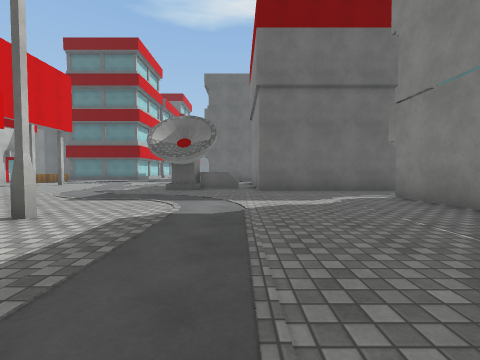
[1] (above)

24 first-person views from a walk through a Unity game level. The camera is 1.2 m above the floor, tilts 2° down and sees 90° across. The floor is counted in squares, 2 m on a side. Each view is taken from the middle of a square. On the plan, view 1 faces up. The plan holds only what a view shows up to about 9 squares ahead; the rest is blank. The place goes on beyond the plan. Surface patterns are stand-ins for the level's own textures.

[2]
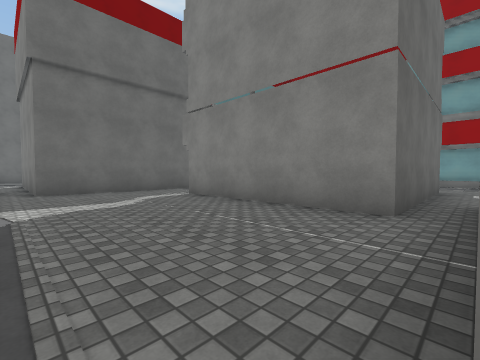

[3]
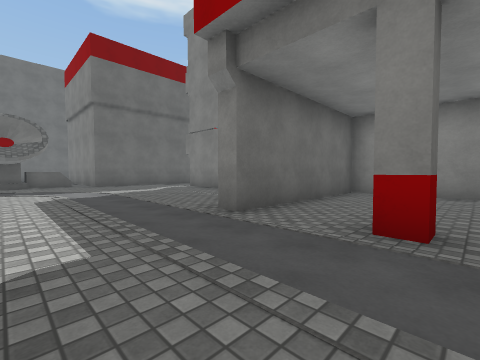

[4]
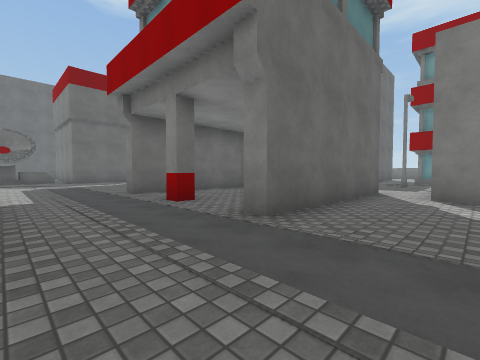

[5]
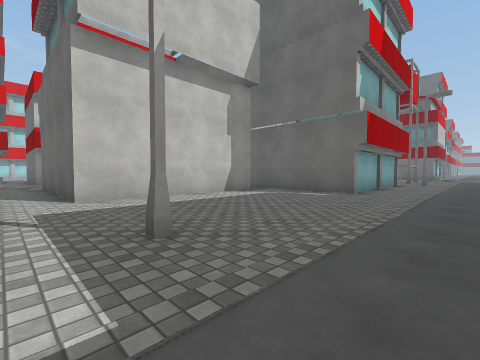

[6]
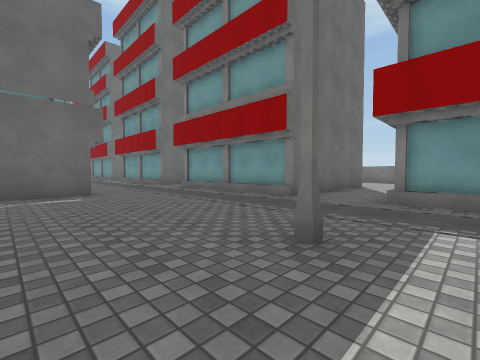

[7]
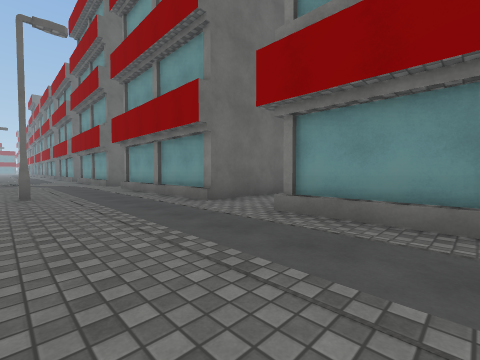

[8]
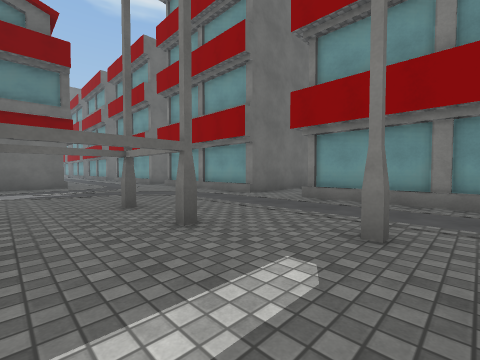

[9]
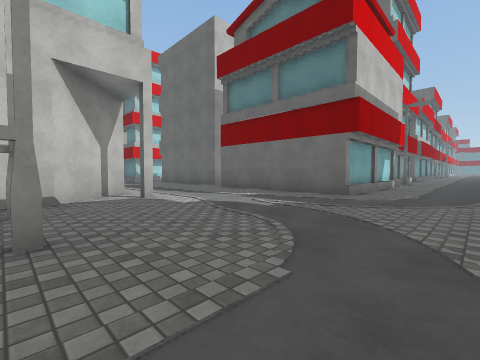

[10]
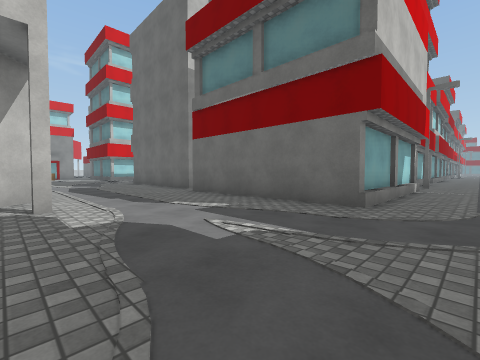

[11]
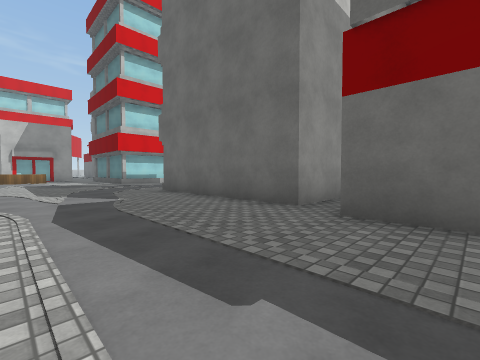

[12]
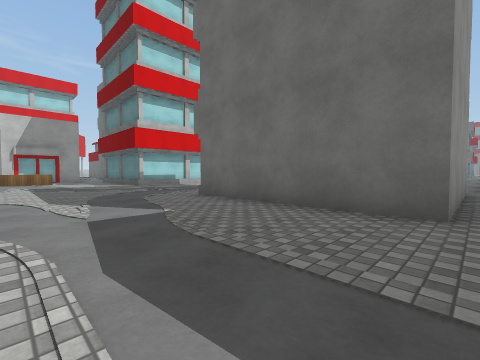

[13]
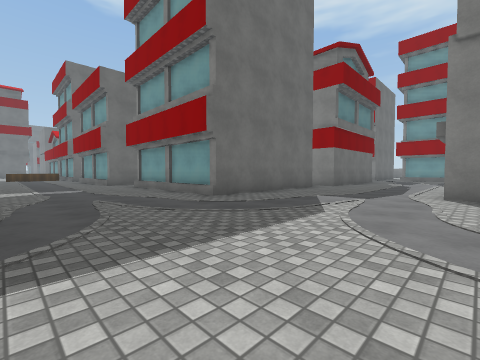

[14]
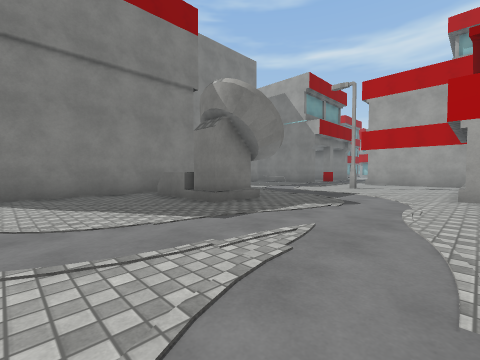

[15]
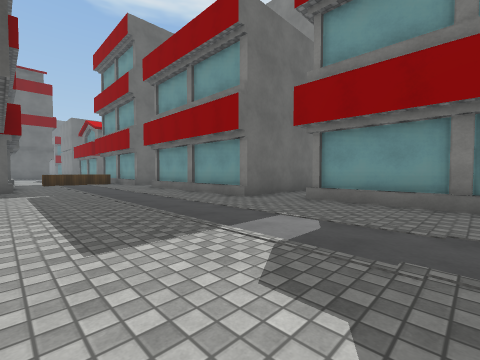

[16]
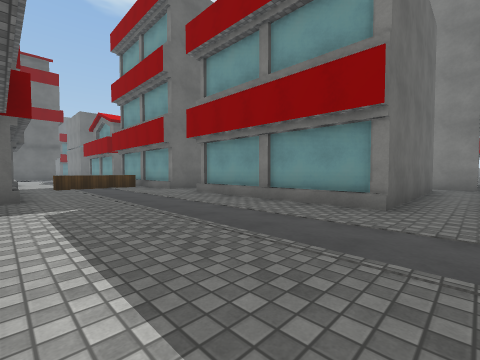

[17]
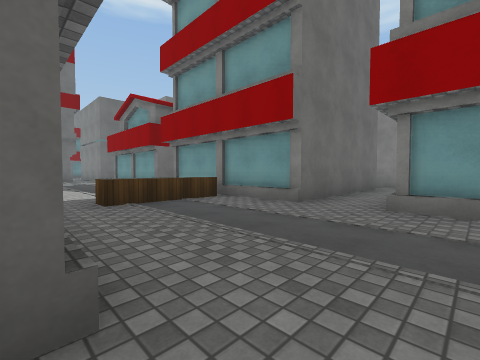

[18]
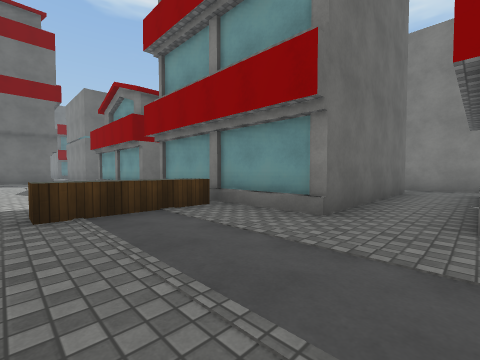

[19]
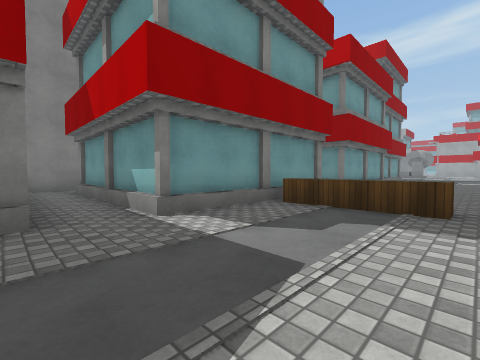

[20]
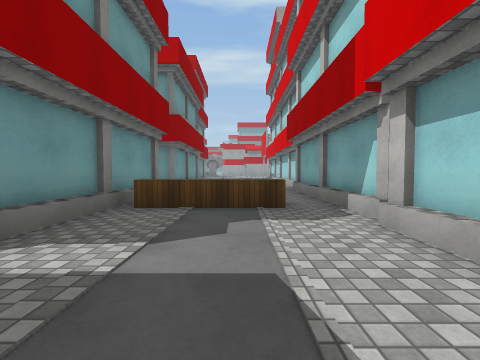

[21]
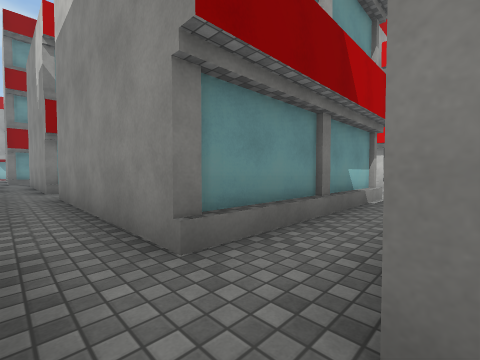

[22]
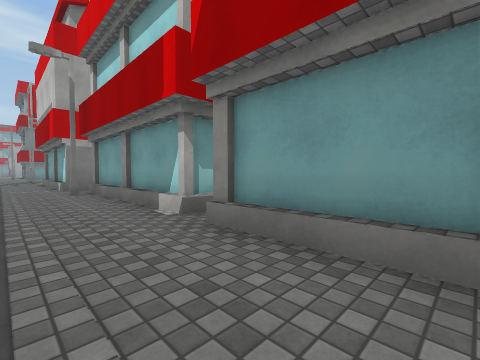

[23]
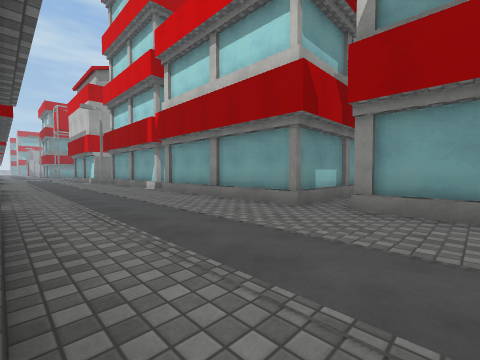

[24]
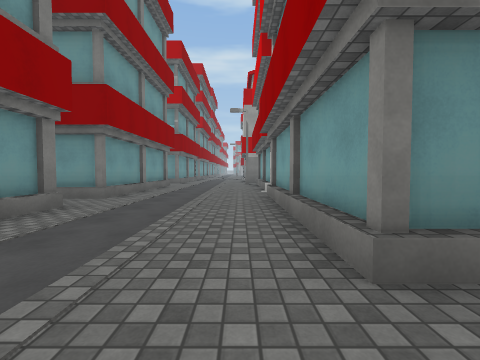

### Floor plan
Key: @ floor where view 1 was taken; # wall or solid block; . floor; / step, stairs or slope; ^ raised ledge; G garage; O other object.
Columns run from 8 left of view 1 to 17 right of it. Each row starts with its distance up from view 1.
 36   ....#   #.
 35   ..........#   #.../
 34  #....#####.#   #.../
 33  #....#   #.  ....../
 32  #.^^.#   #. ####.../
 31  #....#   #.    #.../#
 30  #....#####.#   #.../#
 29  #..........#   #.....
 28  #....# ....#   #.../#
 27  /....#   #.    #.../#
 26  /....#   #.    #.../#
 25  /....#   #.    #.../#
 24  /....#   #.    #.../
 23  /....#####.#   #....
 22  /..........#   #...
 21  /....#   #.    #...
 20  /....#   #.    #...
 19  /....#   #.    #...
 18   ....#   #.    #...
 17   ....#####.#####...
 16   ..................
 15 ....................
 14 .................... #
 13 ..................../#
 12   .......#  #......./#
 11   .......#  ##....../###
 10   .......#   #.##......
  9  .....O//##  # ##.../
  8  .....O//G#### ...../#
  7  ............  ..#../#
  6   ...........  ...../#
  5   #.........#    .../#
  4    .........#   #.../###
  3    ..#......#   #.....
  2    .. ......#   #.../#
  1    .  ......#####.../#
  0   ##  ..@#####....../#
 -1       .......#......##
 -2       .......#......######
 -3       ...G...#...........
 -4       ....   #...........
 -5       ...G####...#../#
 -6       ............../#
 -7       .......

Positions as (right, up) in squares from view 1, and headings:
1: (0, 0), facing up
2: (0, 0), facing up-right
3: (-2, -3), facing up-right
4: (-2, -7), facing up-right
5: (11, -6), facing up-left
6: (7, -6), facing up-right
7: (9, 0), facing up-right
8: (7, 6), facing up-right
9: (11, 10), facing up-left
10: (10, 12), facing up-left
11: (5, 13), facing up-left
12: (3, 13), facing up-left
13: (-6, 12), facing up-right
14: (-6, 12), facing down-right
15: (-7, 19), facing up-right
16: (-7, 22), facing up-right
17: (-7, 27), facing up-right
18: (-6, 28), facing up-right
19: (-6, 36), facing down-right
20: (-5, 36), facing down
21: (3, 36), facing down-left
22: (10, 30), facing down-left
23: (12, 35), facing down-left
24: (9, 34), facing down
